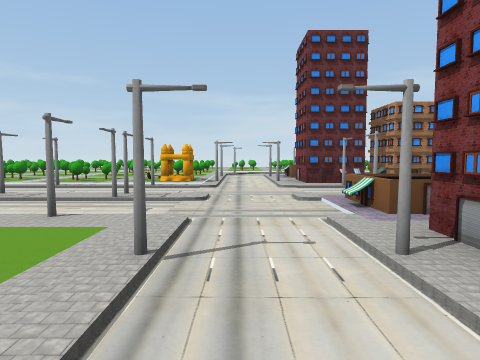
[1] (above)

22 first-person views from a walk through a 3-D level made in the Unity game engine. The camera is 0.61 m above the floor, tilts 4° down and sees 75° across. The floor is counted in squares, 1 m on a side. Each view is taken from the middle of a square. On the plan, view 1 faces up. The plan holds only what a view shows up to about 9 squares ahead; the rest is blank. The place goes on beyond the plan. The player character is not drawn. Some surface patterns are stand-ins.

[2]
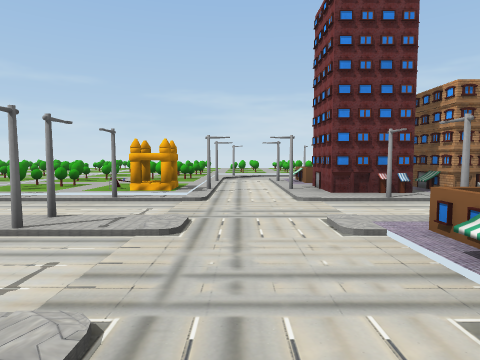

[3]
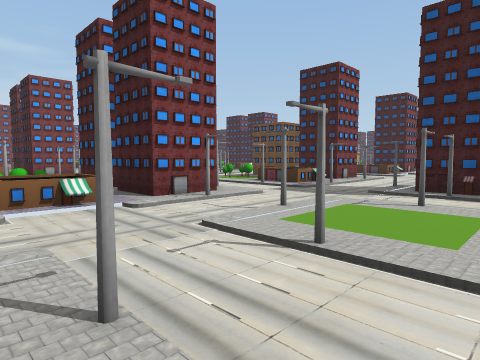

[4]
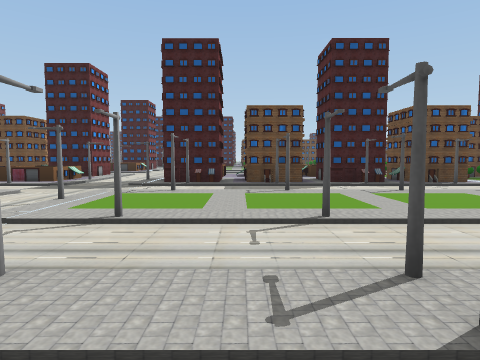

[5]
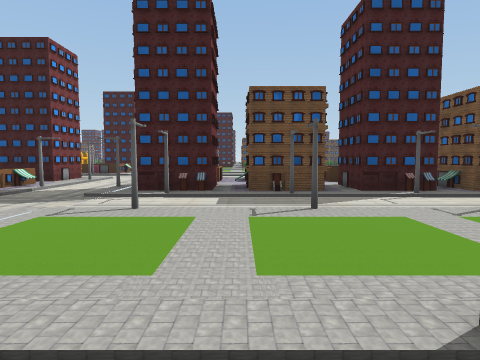

[6]
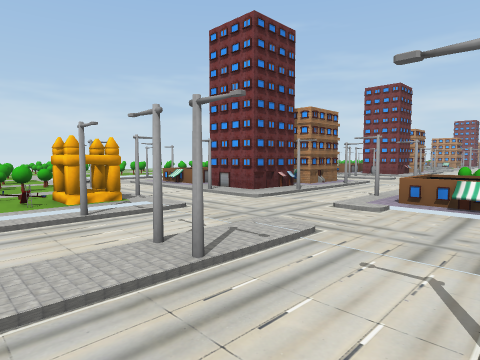

[7]
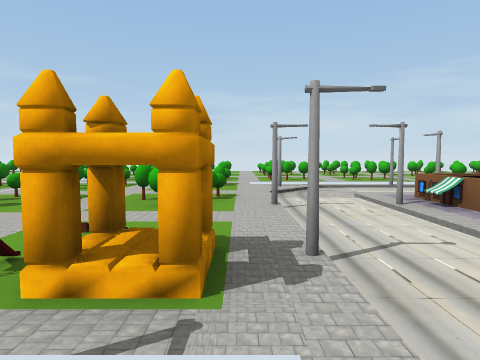

[8]
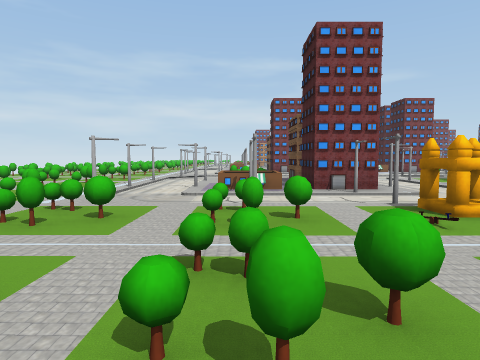

[9]
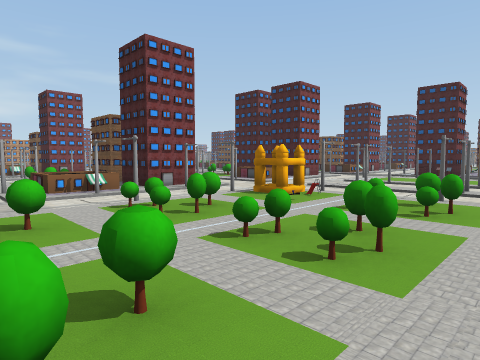

[10]
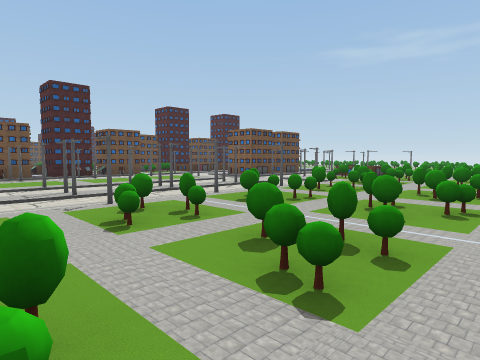

[11]
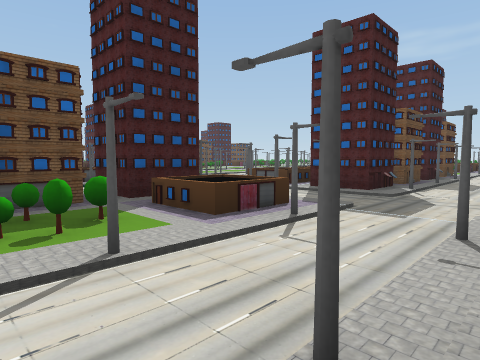

[12]
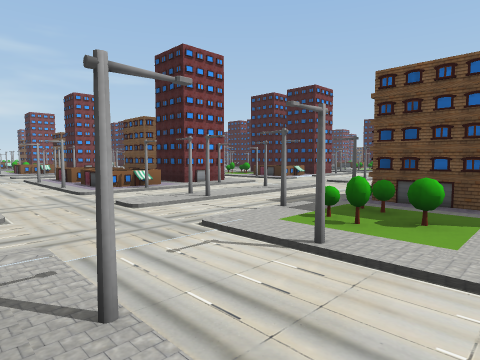

[13]
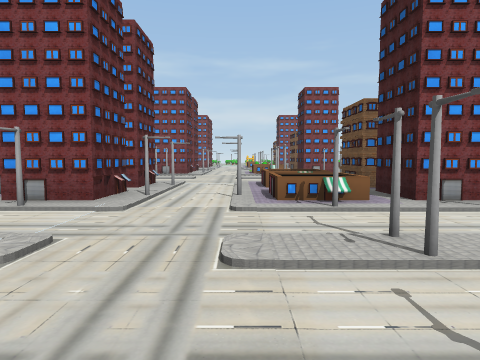

[14]
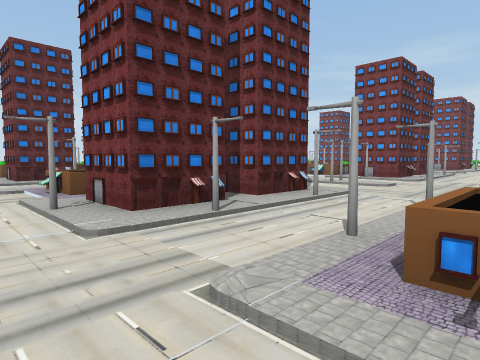

[15]
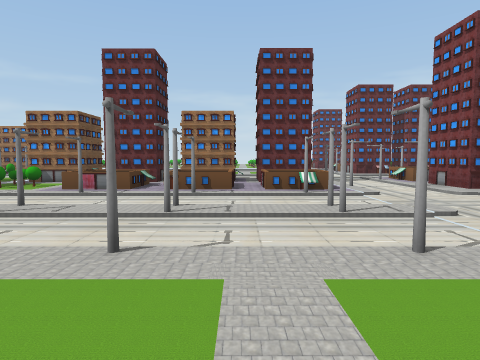

[16]
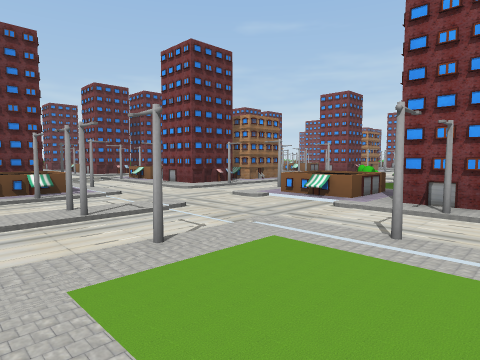

[17]
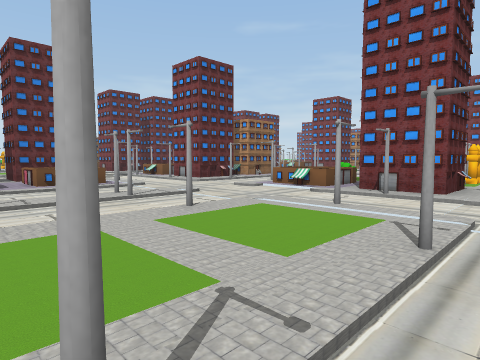

[18]
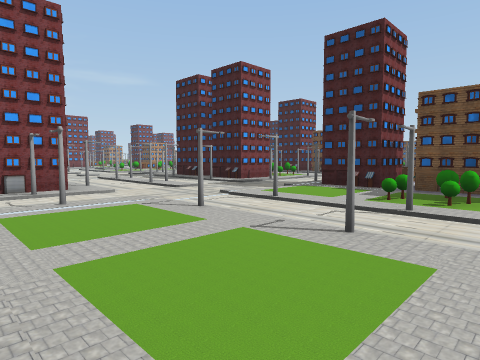

[19]
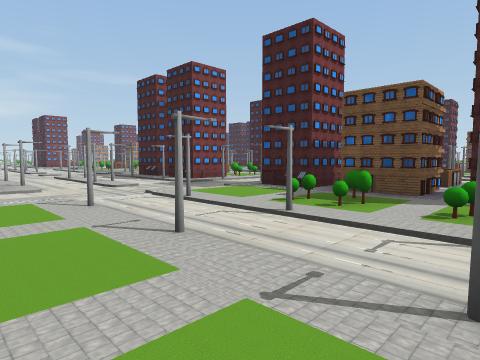

[20]
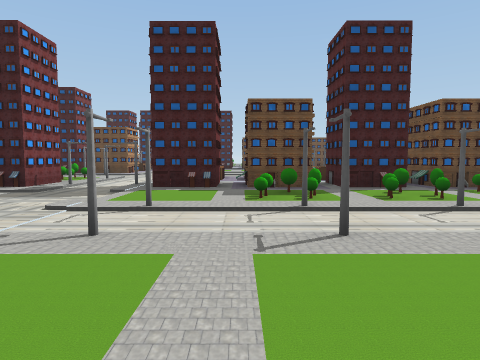

[21]
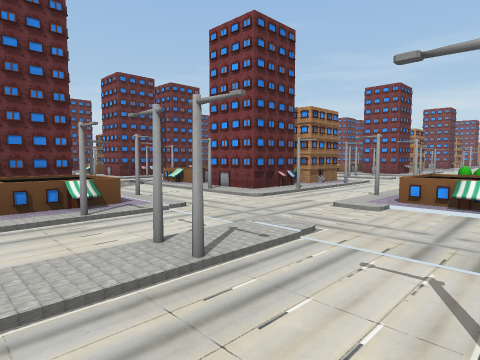

[22]
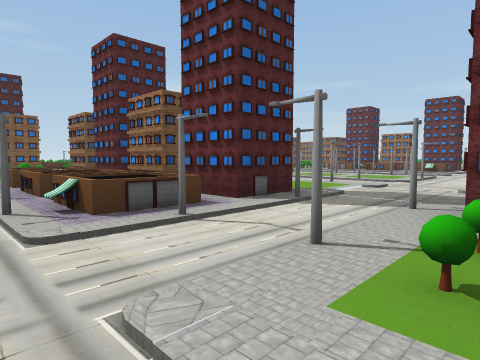

### Floor plan
Key: @ floor where view 1 was taken; # wall or solid block; x gap in a wall; . main floor; : floor 0.05 m higher than the main floor; + floor 0.1 m higher than the main floor; = window, fence, low wall or low ledge; ^ raised ledge.
Columns run from 6 left of view 1 to 18 right of it. Each row starts with its distance up from view 1.
 12 =+=+=+:.x.x
 11 ++++++.:#:
 10 =+====.==:=
  9 ++=##+.:x:      x
  8 =+==##.:#x##   :#x
  7 =+=+##.:#:::   :#
  6 ............   ..
  5 ::#:#:.:#:#    :#
  4 ........^:=    .^
  3 ::#:#:.:^:     :^
  2 :::::#.:#x##  .:#x##.#.:#
  1 ::#:#:.:#:#:.:.:#:#:.:.:#
  0 ......@..................
 -1 #:#:#:.:#:#:.:.:#:#:.:.:
 -2 ######.==:=:.#.==:==
 -3 ###:x:.:x:::.:.:x:=:
 -4 ==^:^=.:#x##.#.:#x##
 -5 =:^:^:.:#:::.:.:#
 -6 ................
 -7 ::#:#:.:#:#  :.
 -8 ........^:=
 -9  :#:#:.:^::
-10 :::::#.:###
-11 ::#:#:.:#:##
-12 ...........
-13 #:#:#:.:#:
-14 ====::...
-15 ##=:::.:#
-16 ######.:#
-17 ###:x:.:x
-18 ==^:^=.:=
-19  :^:^:.:=
-20     .....

Positions as (right, up) in squares from view 1, and headings:
1: (0, 0), facing up
2: (0, 2), facing up
3: (-3, 5), facing down-right
4: (-3, 6), facing down
5: (-3, 4), facing down
6: (-3, 3), facing up-right
7: (-1, 6), facing up
8: (-5, 10), facing right
9: (-5, 12), facing down-right
10: (-2, 11), facing down-left
11: (5, 1), facing down-left
12: (3, 1), facing down-right
13: (5, -1), facing right
14: (8, -2), facing up-right
15: (-3, -11), facing up
16: (-3, -11), facing up-right
17: (-4, -12), facing up-right
18: (-5, -9), facing down-right
19: (-6, -10), facing down-right
20: (-3, -9), facing down
21: (-3, -9), facing up-right
22: (2, -20), facing up-left
